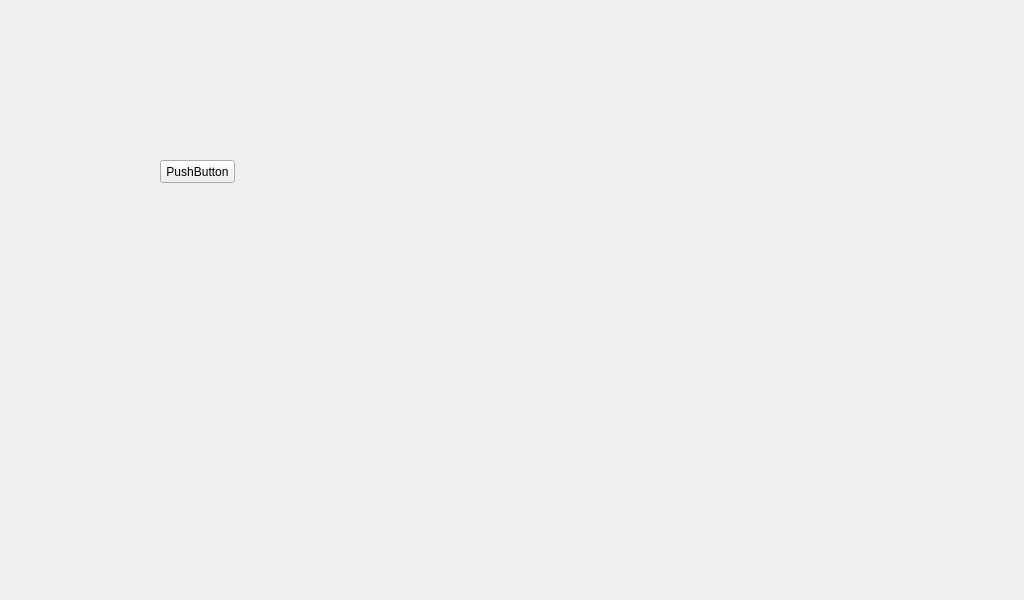
<?xml version="1.0" encoding="UTF-8"?>
<ui version="4.0">
 <class>FirstClass</class>
 <widget class="QWidget" name="FirstClass">
  <property name="geometry">
   <rect>
    <x>0</x>
    <y>0</y>
    <width>1024</width>
    <height>600</height>
   </rect>
  </property>
  <property name="windowTitle">
   <string>FirstClass</string>
  </property>
  <widget class="QPushButton" name="pushButton">
   <property name="geometry">
    <rect>
     <x>160</x>
     <y>160</y>
     <width>75</width>
     <height>23</height>
    </rect>
   </property>
   <property name="text">
    <string>PushButton</string>
   </property>
  </widget>
 </widget>
 <layoutdefault spacing="6" margin="11"/>
 <resources/>
 <connections/>
</ui>
